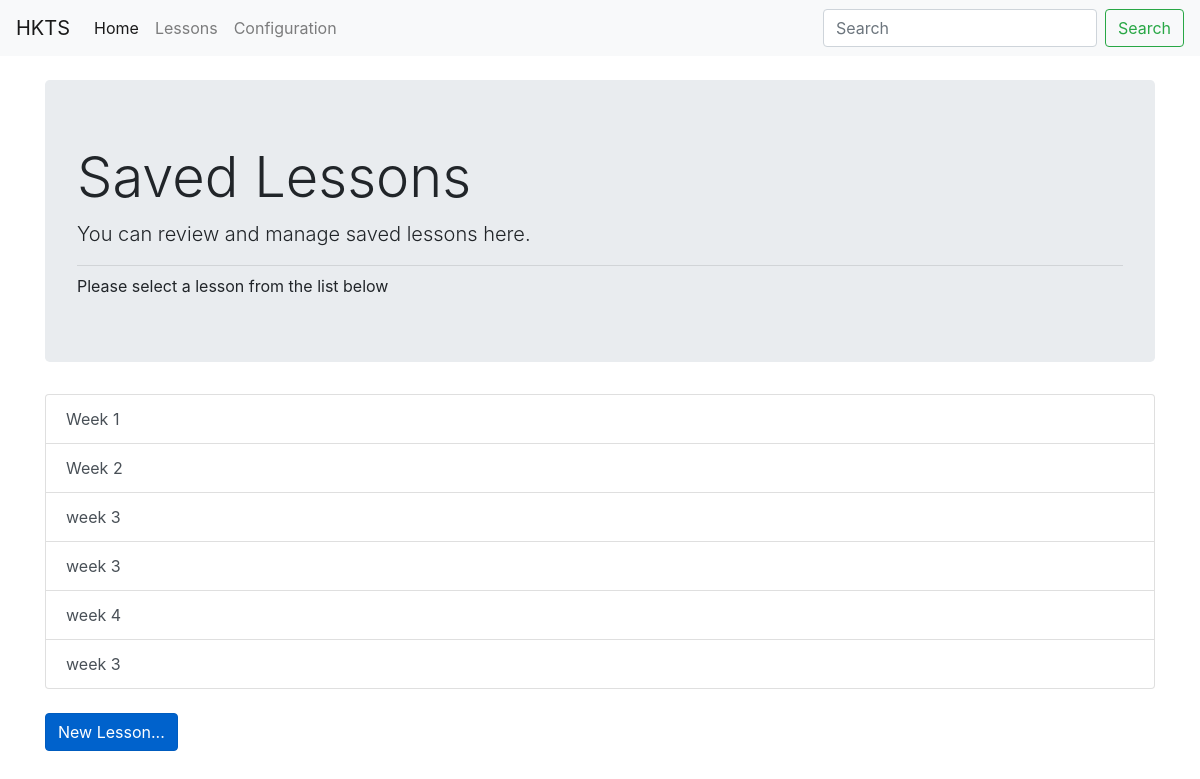
Page /lessons/list on the earlier database version.
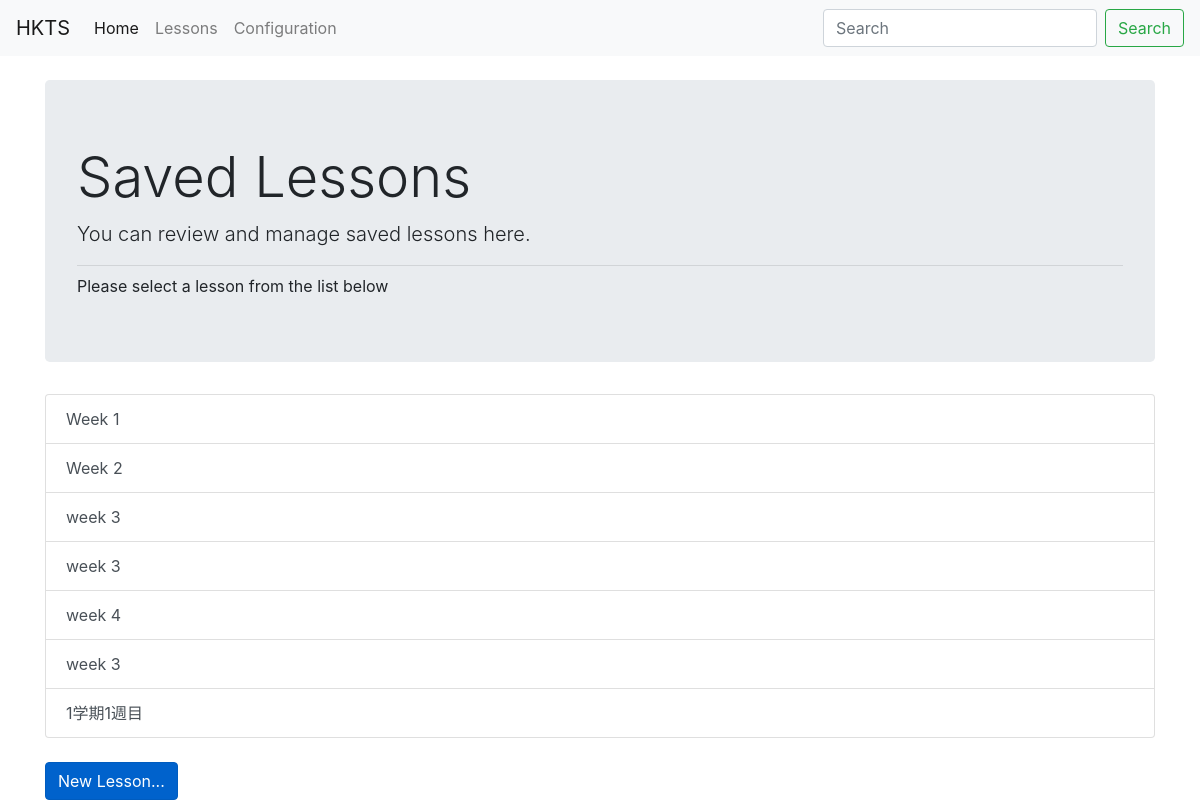
Same page on the later database version.
### hktm/models.py (models this page shows, shortened)
class Lesson(db.Model):
    __tablename__ = 'lesson'
    id = db.Column(db.Integer,primary_key=True)
    name = db.Column(db.Text)
    date = db.Column(db.Text)
    grade = db.Column(db.Integer)
    comments = db.Column(db.Text)
    lesson_materials = db.relationship('LessonMaterial', backref='lesson_material', lazy='dynamic')

### hktm/lessons/views.py (the view)
@lessons_bp.route('/list')
def list():
    lessons = Lesson.query.all()
    return render_template('list_lessons.html',lessons=lessons)

### hktm/lessons/templates/lessons/list_lessons.html
{% extends "chrome.html" %}
{% block content %}
<div class="container-sm">
  <div class="jumbotron">
    <h1 class="display-4">Saved Lessons</h1>
    <p class="lead">You can review and manage saved lessons here.</p>
    <hr class="my-2">
    Please select a lesson from the list below
  </div>
  <div class="list-group" role="tablist">
    {% for lesson in lessons %}
        <a class="list-group-item list-group-item-action" id=list-{{lesson.id}} href="{{ url_for('lessons.edit',id=lesson.id) }}">{{ lesson.name }}</a>
    {% endfor %}
  </div>
  <br>
  <a href="{{url_for('tests.add')}}" class="btn btn-primary btn active" role="button" aria-pressed="true">New Lesson...</a>
</div>
{% endblock %}

### hktm/templates/chrome.html (shortened to what this page needs)
<!DOCTYPE html>
<html lang="en" dir="ltr">
  <head>
    <link rel="stylesheet" href="https://stackpath.bootstrapcdn.com/bootstrap/4.4.1/css/bootstrap.min.css">
    <link rel="stylesheet" href="/static/questions.css"/>
  </head>
  <body>
    <nav class="navbar navbar-expand-lg navbar-light bg-light">
      <a class="navbar-brand" href="{{ url_for('index') }}">HKTS</a>
      <div class="collapse navbar-collapse" id="navbarSupportedContent">
        <ul class="navbar-nav mr-auto">
          <li class="nav-item active">
            <a class="nav-link" href="{{ url_for('index') }}">Home <span class="sr-only">(current)</span></a>
          </li>
          <li class="nav-item">
            <a class="nav-link" href="{{ url_for('lessons.list') }}">Lessons</a>
          </li>
          <li class="nav-item">
            <a class="nav-link" href="#">Configuration</a>
          </li>
        </ul>
        <form class="form-inline my-2 my-lg-0">
          <input class="form-control mr-sm-2" type="search" placeholder="Search" aria-label="Search">
          <button class="btn btn-outline-success my-2 my-sm-0" type="submit">Search</button>
        </form>
      </div>
    </nav>
    <br>
    {% block content %}
    {% endblock %}
  </body>
</html>

Differences in the rows shown:
added Lesson: name "1学期1週目"
